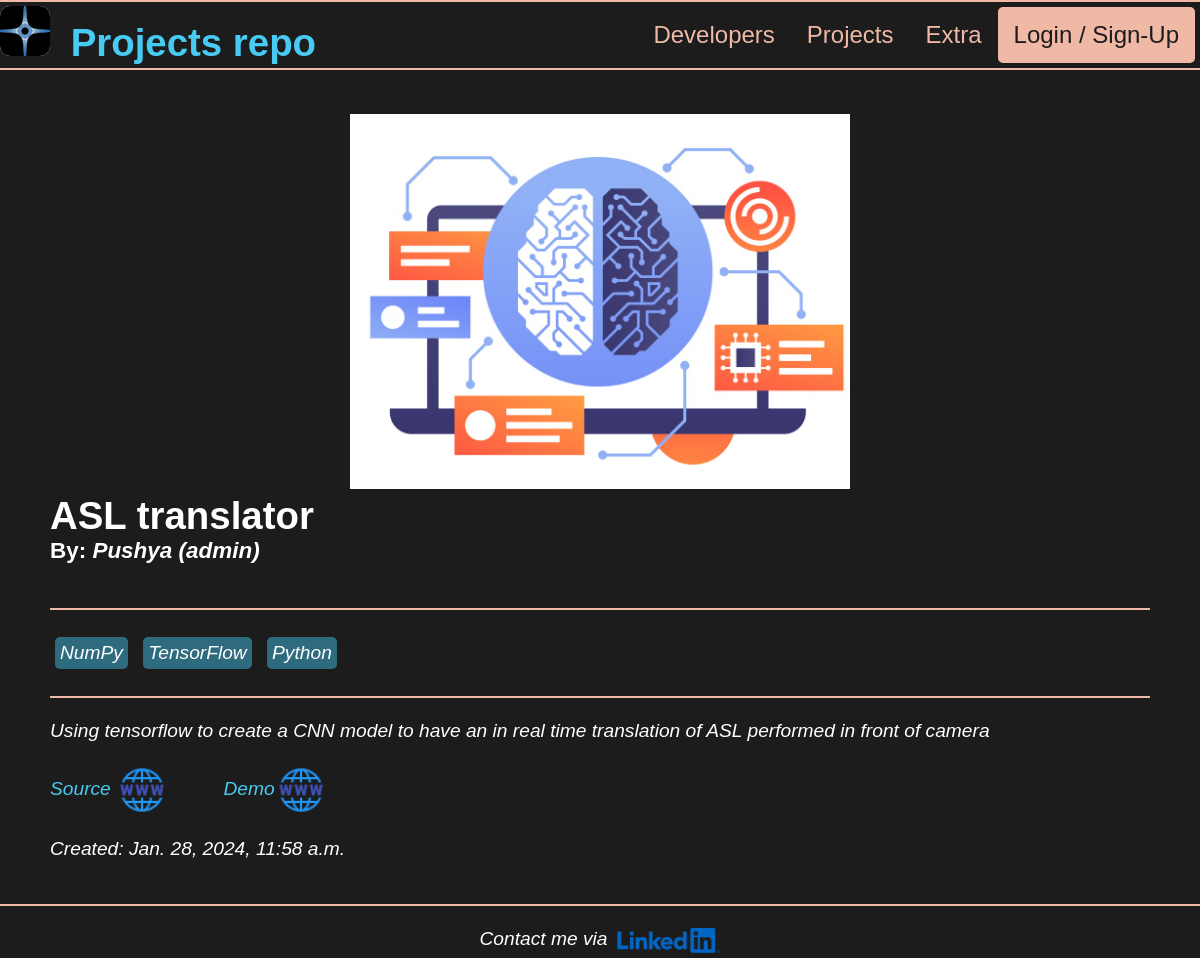
Page /projects/project/1094228f-e285-4ef1-8a22-9e5268291934/ on the committed database.
### projects/models.py (models this page shows, shortened)
class Project(models.Model):
    owner = models.ForeignKey(Profile, null = True, blank = True,
                              on_delete = models.SET_NULL) # might wanna keep the projects
    title = models.CharField(max_length=200)
    description = models.TextField(null=True, blank = True)
    feature_image = models.ImageField(null = True, blank = True, default = "default.jpg")
    demo_link = models.CharField(max_length=2000, blank = True)
    source_link = models.CharField(max_length=2000, null=True, blank = True)
    tags = models.ManyToManyField('Tag', blank = True)
    vote_total = models.IntegerField(default = 0, null = True, blank = True)
    vote_ratio = models.IntegerField(default = 0, null = True, blank = True,
                                     validators = [MaxValueValidator(100)])
    created = models.DateTimeField(auto_now_add=True)
    id = models.UUIDField(default=uuid.uuid4, unique=True,
                          primary_key=True, editable=False)

class Tag(models.Model):
    name = models.CharField(max_length = 200)
    created = models.DateTimeField(auto_now_add = True)
    id = models.UUIDField(default = uuid.uuid4, unique = True,
                            primary_key = True, editable = False)
    def __str__(self):
        return self.name

### users/models.py (models this page shows)
class Profile(models.Model):
    user = models.OneToOneField(User, on_delete=models.CASCADE,
                                null = True, blank = True)
    name = models.CharField(max_length=200, blank = True, null = True)
    username = models.CharField(max_length=200, blank = True, null = True)
    location = models.CharField(max_length=200, blank = True, null = True)
    email = models.EmailField(max_length=500, blank = True, null = True) # looks for @ and . something
    short_intro = models.CharField(max_length=200, blank = True, null = True)
    bio = models.TextField(blank = True, null = True)
    profile_image = models.ImageField(null = True, blank = True, upload_to = 'profiles/', default = 'profiles/user-default.png')
    social_github = models.CharField(max_length=200, blank = True, null = True)
    social_linkedin = models.CharField(max_length=200, blank = True, null = True)
    social_website = models.CharField(max_length=200, blank = True, null = True)
    created = models.DateTimeField(auto_now_add=True)
    id = models.UUIDField(default=uuid.uuid4, unique=True,
                          primary_key=True, editable=False)
    def __str__(self):
        return str(self.username)

### projects/views.py (the view)
# urls.py: path('project/<str:pk>/', views.project, name="project"),
def project(request, pk):
    projectObj = Project.objects.get(id = pk)
    tags = projectObj.tags.all()
    return render(request, 'projects/single-project.html', {'project': projectObj, 'tags':tags})

### projects/templates/projects/single-project.html
{% extends 'main.html' %}
{% load static %}
{% block content %}
<div style = "margin-left: 50px; margin-right: 50px; max-width: 1980px">
<center><img src= "{{ project.feature_image.url }}" width = "500"></center>
<h1>{{project.title}}</h1>
<h3> By: <i>{{project.owner}}<i></h3>
<br>
<br>
<hr>
<br>
{% for tag in tags %}
<span class = "tags">{{tag}}</span>
{% endfor %}
<br>
<br>
<hr>
<br>
<p>{{project.description}}</p>
<br>
<p>
    {% if project.source_link %}
        <a href="{{ project.source_link }}" style="text-decoration: none;">
            Source <img src="{% static 'images/website.png' %}" height="52"
            alt="Website Image" style = "vertical-align: middle;">
        </a>
    {% endif %}
    <span style = "padding-left: 50px"></span>
    {% if project.demo_link %}
    <a href="{{ project.demo_link }}" style = "text-decoration: none;">
            Demo<img src="{% static 'images/website.png' %}" height="52"
            alt="Website Image" style = "vertical-align: middle;">
    </a>
    {% endif %}
</p>
<br>
<p>Created: {{project.created}}</p>
</div>
{% endblock content %}

### static/styles/main.css (style rules this page uses)
:root { --tag_pad: 5px; }
body { background-color: #1c1c1d; color: #fff; font-family: Cambria; font-size: larger; }
hr { background-color: #f0b9a5; height: 2px; border:0 }
a:link { color:#48cbf2 }
.tags { margin: var(--tag_pad); padding: var(--tag_pad); background: #48caf274; border-radius: var(--tag_pad); display: inline-block; }

### static/styles/projects.css (style rules this page uses)
:root { --project-color: #656565; }

### static/styles/profiles.css (style rules this page uses)
:root { --profile-color: #656565; }

### static/styles/forms.css (style rules this page uses)
* { margin: 0; padding: 0; box-sizing: border-box; font-family: 'Cambria', sans-serif; }

### rows in the picture
Project: feature_image (placeholder picture), title "ASL translator", owner "Pushya (admin)", description "Using tensorflow to create a CNN model to have an in real time translation of ASL performed in front of camera", created "Jan. 28, 2024, 11:58 a.m."
Tag: name "NumPy"
Tag: name "TensorFlow"
Tag: name "Python"
